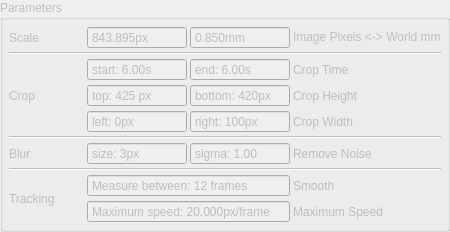
     <widget class="QGroupBox" name="groupBox_Param">
      <property name="enabled">
       <bool>false</bool>
      </property>
      <property name="sizePolicy">
       <sizepolicy hsizetype="Preferred" vsizetype="Maximum">
        <horstretch>2</horstretch>
        <verstretch>0</verstretch>
       </sizepolicy>
      </property>
      <property name="title">
       <string>Parameters</string>
      </property>
      <layout class="QGridLayout" name="gridLayout_5">
       <property name="leftMargin">
        <number>6</number>
       </property>
       <property name="topMargin">
        <number>6</number>
       </property>
       <property name="rightMargin">
        <number>6</number>
       </property>
       <property name="bottomMargin">
        <number>6</number>
       </property>
       <property name="spacing">
        <number>3</number>
       </property>
       <item row="7" column="2">
        <widget class="QDoubleSpinBox" name="doubleSpinBox_Param_Blur_Sigma">
         <property name="minimumSize">
          <size>
           <width>100</width>
           <height>0</height>
          </size>
         </property>
         <property name="maximumSize">
          <size>
           <width>100</width>
           <height>16777215</height>
          </size>
         </property>
         <property name="buttonSymbols">
          <enum>QAbstractSpinBox::NoButtons</enum>
         </property>
         <property name="prefix">
          <string>sigma: </string>
         </property>
         <property name="singleStep">
          <double>0.250000000000000</double>
         </property>
         <property name="value">
          <double>1.000000000000000</double>
         </property>
        </widget>
       </item>
       <item row="9" column="1" colspan="2">
        <widget class="QSpinBox" name="spinBox_Param_FrameCountSmooth">
         <property name="buttonSymbols">
          <enum>QAbstractSpinBox::NoButtons</enum>
         </property>
         <property name="suffix">
          <string> frames</string>
         </property>
         <property name="prefix">
          <string>Measure between: </string>
         </property>
         <property name="minimum">
          <number>2</number>
         </property>
         <property name="maximum">
          <number>999</number>
         </property>
         <property name="value">
          <number>12</number>
         </property>
        </widget>
       </item>
       <item row="3" column="1">
        <widget class="QDoubleSpinBox" name="doubleSpinBox_Param_Crop_Start">
         <property name="minimumSize">
          <size>
           <width>100</width>
           <height>0</height>
          </size>
         </property>
         <property name="maximumSize">
          <size>
           <width>100</width>
           <height>16777215</height>
          </size>
         </property>
         <property name="buttonSymbols">
          <enum>QAbstractSpinBox::NoButtons</enum>
         </property>
         <property name="prefix">
          <string>start: </string>
         </property>
         <property name="suffix">
          <string>s</string>
         </property>
         <property name="maximum">
          <double>999.000000000000000</double>
         </property>
         <property name="value">
          <double>6.000000000000000</double>
         </property>
        </widget>
       </item>
       <item row="2" column="0" colspan="4">
        <widget class="Line" name="line_2">
         <property name="orientation">
          <enum>Qt::Horizontal</enum>
         </property>
        </widget>
       </item>
       <item row="1" column="2">
        <widget class="QDoubleSpinBox" name="doubleSpinBox_Param_Scale_mm">
         <property name="buttonSymbols">
          <enum>QAbstractSpinBox::NoButtons</enum>
         </property>
         <property name="prefix">
          <string/>
         </property>
         <property name="suffix">
          <string>mm</string>
         </property>
         <property name="decimals">
          <number>3</number>
         </property>
         <property name="maximum">
          <double>9999.000000000000000</double>
         </property>
         <property name="value">
          <double>0.850000000000000</double>
         </property>
        </widget>
       </item>
       <item row="5" column="1">
        <widget class="QSpinBox" name="spinBox_Param_Crop_Left">
         <property name="minimumSize">
          <size>
           <width>100</width>
           <height>0</height>
          </size>
         </property>
         <property name="maximumSize">
          <size>
           <width>100</width>
           <height>16777215</height>
          </size>
         </property>
         <property name="buttonSymbols">
          <enum>QAbstractSpinBox::NoButtons</enum>
         </property>
         <property name="suffix">
          <string>px</string>
         </property>
         <property name="prefix">
          <string>left: </string>
         </property>
         <property name="maximum">
          <number>999</number>
         </property>
         <property name="singleStep">
          <number>5</number>
         </property>
        </widget>
       </item>
       <item row="1" column="0">
        <widget class="QLabel" name="label">
         <property name="text">
          <string>Scale</string>
         </property>
        </widget>
       </item>
       <item row="4" column="3">
        <widget class="QLabel" name="label_Param_CropHeight">
         <property name="text">
          <string>Crop Height</string>
         </property>
        </widget>
       </item>
       <item row="7" column="0">
        <widget class="QLabel" name="label_9">
         <property name="minimumSize">
          <size>
           <width>75</width>
           <height>0</height>
          </size>
         </property>
         <property name="maximumSize">
          <size>
           <width>75</width>
           <height>16777215</height>
          </size>
         </property>
         <property name="text">
          <string>Blur</string>
         </property>
        </widget>
       </item>
       <item row="4" column="2">
        <widget class="QSpinBox" name="spinBox_Param_Crop_Bottom">
         <property name="minimumSize">
          <size>
           <width>100</width>
           <height>0</height>
          </size>
         </property>
         <property name="maximumSize">
          <size>
           <width>100</width>
           <height>16777215</height>
          </size>
         </property>
         <property name="buttonSymbols">
          <enum>QAbstractSpinBox::NoButtons</enum>
         </property>
         <property name="suffix">
          <string>px</string>
         </property>
         <property name="prefix">
          <string>bottom: </string>
         </property>
         <property name="maximum">
          <number>999</number>
         </property>
         <property name="singleStep">
          <number>5</number>
         </property>
         <property name="value">
          <number>420</number>
         </property>
        </widget>
       </item>
       <item row="4" column="1">
        <widget class="QSpinBox" name="spinBox_Param_Crop_Top">
         <property name="minimumSize">
          <size>
           <width>100</width>
           <height>0</height>
          </size>
         </property>
         <property name="maximumSize">
          <size>
           <width>100</width>
           <height>16777215</height>
          </size>
         </property>
         <property name="buttonSymbols">
          <enum>QAbstractSpinBox::NoButtons</enum>
         </property>
         <property name="suffix">
          <string> px</string>
         </property>
         <property name="prefix">
          <string>top: </string>
         </property>
         <property name="maximum">
          <number>999</number>
         </property>
         <property name="singleStep">
          <number>5</number>
         </property>
         <property name="value">
          <number>425</number>
         </property>
        </widget>
       </item>
       <item row="6" column="0" colspan="4">
        <widget class="Line" name="line">
         <property name="orientation">
          <enum>Qt::Horizontal</enum>
         </property>
        </widget>
       </item>
       <item row="3" column="0" rowspan="3">
        <widget class="QLabel" name="label_3">
         <property name="minimumSize">
          <size>
           <width>75</width>
           <height>0</height>
          </size>
         </property>
         <property name="maximumSize">
          <size>
           <width>75</width>
           <height>16777215</height>
          </size>
         </property>
         <property name="text">
          <string>Crop</string>
         </property>
        </widget>
       </item>
       <item row="7" column="1">
        <widget class="QSpinBox" name="spinBox_Param_Blur_Size">
         <property name="minimumSize">
          <size>
           <width>100</width>
           <height>0</height>
          </size>
         </property>
         <property name="maximumSize">
          <size>
           <width>100</width>
           <height>16777215</height>
          </size>
         </property>
         <property name="buttonSymbols">
          <enum>QAbstractSpinBox::NoButtons</enum>
         </property>
         <property name="suffix">
          <string>px</string>
         </property>
         <property name="prefix">
          <string>size: </string>
         </property>
         <property name="minimum">
          <number>1</number>
         </property>
         <property name="singleStep">
          <number>2</number>
         </property>
         <property name="value">
          <number>3</number>
         </property>
        </widget>
       </item>
       <item row="1" column="3">
        <widget class="QLabel" name="label_2">
         <property name="text">
          <string>Image Pixels &lt;-&gt; World mm</string>
         </property>
        </widget>
       </item>
       <item row="3" column="3">
        <widget class="QLabel" name="label_Param_CropTime">
         <property name="text">
          <string>Crop Time</string>
         </property>
        </widget>
       </item>
       <item row="9" column="3">
        <widget class="QLabel" name="label_8">
         <property name="text">
          <string>Smooth</string>
         </property>
        </widget>
       </item>
       <item row="5" column="2">
        <widget class="QSpinBox" name="spinBox_Param_Crop_Right">
         <property name="minimumSize">
          <size>
           <width>100</width>
           <height>0</height>
          </size>
         </property>
         <property name="maximumSize">
          <size>
           <width>100</width>
           <height>16777215</height>
          </size>
         </property>
         <property name="buttonSymbols">
          <enum>QAbstractSpinBox::NoButtons</enum>
         </property>
         <property name="suffix">
          <string>px</string>
         </property>
         <property name="prefix">
          <string>right: </string>
         </property>
         <property name="maximum">
          <number>999</number>
         </property>
         <property name="singleStep">
          <number>5</number>
         </property>
         <property name="value">
          <number>100</number>
         </property>
        </widget>
       </item>
       <item row="7" column="3">
        <widget class="QLabel" name="label_10">
         <property name="text">
          <string>Remove Noise</string>
         </property>
        </widget>
       </item>
       <item row="8" column="0" colspan="4">
        <widget class="Line" name="line_6">
         <property name="orientation">
          <enum>Qt::Horizontal</enum>
         </property>
        </widget>
       </item>
       <item row="5" column="3">
        <widget class="QLabel" name="label_Param_CropWidth">
         <property name="text">
          <string>Crop Width</string>
         </property>
        </widget>
       </item>
       <item row="3" column="2">
        <widget class="QDoubleSpinBox" name="doubleSpinBox_Param_Crop_End">
         <property name="minimumSize">
          <size>
           <width>100</width>
           <height>0</height>
          </size>
         </property>
         <property name="maximumSize">
          <size>
           <width>100</width>
           <height>16777215</height>
          </size>
         </property>
         <property name="buttonSymbols">
          <enum>QAbstractSpinBox::NoButtons</enum>
         </property>
         <property name="prefix">
          <string>end: </string>
         </property>
         <property name="suffix">
          <string>s</string>
         </property>
         <property name="maximum">
          <double>999.000000000000000</double>
         </property>
         <property name="value">
          <double>6.000000000000000</double>
         </property>
        </widget>
       </item>
       <item row="10" column="3">
        <widget class="QLabel" name="label_11">
         <property name="text">
          <string>Maximum Speed</string>
         </property>
        </widget>
       </item>
       <item row="9" column="0" rowspan="2">
        <widget class="QLabel" name="label_4">
         <property name="text">
          <string>Tracking</string>
         </property>
        </widget>
       </item>
       <item row="10" column="1" colspan="2">
        <widget class="QDoubleSpinBox" name="doubleSpinBox_Param_MaxSpeed">
         <property name="buttonSymbols">
          <enum>QAbstractSpinBox::NoButtons</enum>
         </property>
         <property name="prefix">
          <string>Maximum speed: </string>
         </property>
         <property name="suffix">
          <string>px/frame</string>
         </property>
         <property name="decimals">
          <number>3</number>
         </property>
         <property name="value">
          <double>20.000000000000000</double>
         </property>
        </widget>
       </item>
       <item row="1" column="1">
        <widget class="QDoubleSpinBox" name="doubleSpinBox_Param_Scale_Px">
         <property name="buttonSymbols">
          <enum>QAbstractSpinBox::NoButtons</enum>
         </property>
         <property name="prefix">
          <string/>
         </property>
         <property name="suffix">
          <string>px</string>
         </property>
         <property name="decimals">
          <number>3</number>
         </property>
         <property name="maximum">
          <double>9999.000000000000000</double>
         </property>
         <property name="value">
          <double>843.894999999999982</double>
         </property>
        </widget>
       </item>
      </layout>
     </widget>
